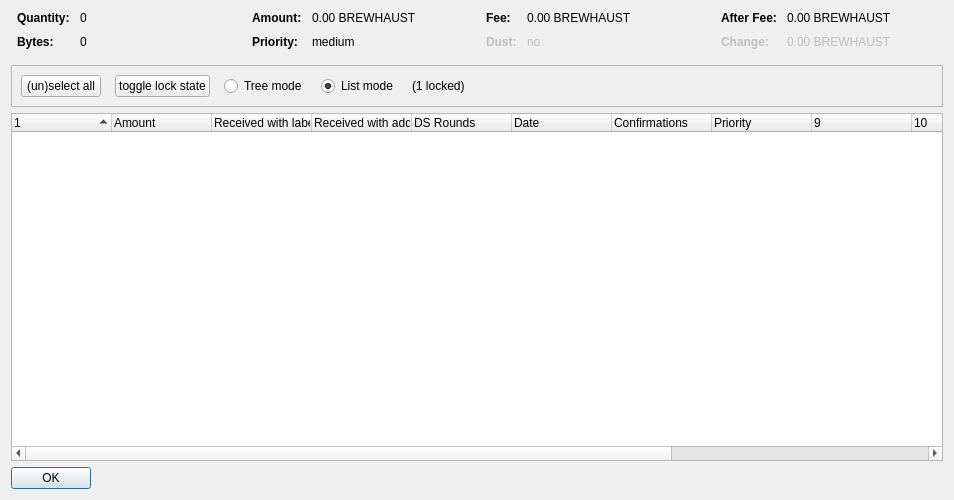
<?xml version="1.0" encoding="UTF-8"?>
<ui version="4.0">
 <class>CoinControlDialog</class>
 <widget class="QDialog" name="CoinControlDialog">
  <property name="geometry">
   <rect>
    <x>0</x>
    <y>0</y>
    <width>954</width>
    <height>500</height>
   </rect>
  </property>
  <property name="windowTitle">
   <string>Coin Selection</string>
  </property>
  <layout class="QVBoxLayout" name="verticalLayout">
   <item>
    <layout class="QHBoxLayout" name="horizontalLayoutTop" stretch="0,0,0,0">
     <property name="topMargin">
      <number>0</number>
     </property>
     <property name="bottomMargin">
      <number>10</number>
     </property>
     <item>
      <layout class="QFormLayout" name="formLayoutCoinControl1">
       <property name="horizontalSpacing">
        <number>10</number>
       </property>
       <property name="verticalSpacing">
        <number>10</number>
       </property>
       <property name="leftMargin">
        <number>6</number>
       </property>
       <property name="rightMargin">
        <number>6</number>
       </property>
       <item row="0" column="0">
        <widget class="QLabel" name="labelCoinControlQuantityText">
         <property name="font">
          <font>
           <weight>75</weight>
           <bold>true</bold>
          </font>
         </property>
         <property name="text">
          <string>Quantity:</string>
         </property>
        </widget>
       </item>
       <item row="0" column="1">
        <widget class="QLabel" name="labelCoinControlQuantity">
         <property name="cursor">
          <cursorShape>IBeamCursor</cursorShape>
         </property>
         <property name="contextMenuPolicy">
          <enum>Qt::ActionsContextMenu</enum>
         </property>
         <property name="text">
          <string notr="true">0</string>
         </property>
         <property name="textInteractionFlags">
          <set>Qt::LinksAccessibleByMouse|Qt::TextSelectableByKeyboard|Qt::TextSelectableByMouse</set>
         </property>
        </widget>
       </item>
       <item row="1" column="0">
        <widget class="QLabel" name="labelCoinControlBytesText">
         <property name="font">
          <font>
           <weight>75</weight>
           <bold>true</bold>
          </font>
         </property>
         <property name="text">
          <string>Bytes:</string>
         </property>
        </widget>
       </item>
       <item row="1" column="1">
        <widget class="QLabel" name="labelCoinControlBytes">
         <property name="cursor">
          <cursorShape>IBeamCursor</cursorShape>
         </property>
         <property name="contextMenuPolicy">
          <enum>Qt::ActionsContextMenu</enum>
         </property>
         <property name="text">
          <string notr="true">0</string>
         </property>
         <property name="textInteractionFlags">
          <set>Qt::LinksAccessibleByMouse|Qt::TextSelectableByKeyboard|Qt::TextSelectableByMouse</set>
         </property>
        </widget>
       </item>
      </layout>
     </item>
     <item>
      <layout class="QFormLayout" name="formLayoutCoinControl2">
       <property name="horizontalSpacing">
        <number>10</number>
       </property>
       <property name="verticalSpacing">
        <number>10</number>
       </property>
       <property name="leftMargin">
        <number>6</number>
       </property>
       <property name="rightMargin">
        <number>6</number>
       </property>
       <item row="0" column="0">
        <widget class="QLabel" name="labelCoinControlAmountText">
         <property name="font">
          <font>
           <weight>75</weight>
           <bold>true</bold>
          </font>
         </property>
         <property name="text">
          <string>Amount:</string>
         </property>
        </widget>
       </item>
       <item row="0" column="1">
        <widget class="QLabel" name="labelCoinControlAmount">
         <property name="cursor">
          <cursorShape>IBeamCursor</cursorShape>
         </property>
         <property name="contextMenuPolicy">
          <enum>Qt::ActionsContextMenu</enum>
         </property>
         <property name="text">
          <string notr="true">0.00 BREWHAUST</string>
         </property>
         <property name="textInteractionFlags">
          <set>Qt::LinksAccessibleByMouse|Qt::TextSelectableByKeyboard|Qt::TextSelectableByMouse</set>
         </property>
        </widget>
       </item>
       <item row="1" column="0">
        <widget class="QLabel" name="labelCoinControlPriorityText">
         <property name="font">
          <font>
           <weight>75</weight>
           <bold>true</bold>
          </font>
         </property>
         <property name="text">
          <string>Priority:</string>
         </property>
        </widget>
       </item>
       <item row="1" column="1">
        <widget class="QLabel" name="labelCoinControlPriority">
         <property name="cursor">
          <cursorShape>IBeamCursor</cursorShape>
         </property>
         <property name="contextMenuPolicy">
          <enum>Qt::ActionsContextMenu</enum>
         </property>
         <property name="text">
          <string>medium</string>
         </property>
         <property name="textInteractionFlags">
          <set>Qt::LinksAccessibleByMouse|Qt::TextSelectableByKeyboard|Qt::TextSelectableByMouse</set>
         </property>
        </widget>
       </item>
      </layout>
     </item>
     <item>
      <layout class="QFormLayout" name="formLayoutCoinControl3">
       <property name="horizontalSpacing">
        <number>10</number>
       </property>
       <property name="verticalSpacing">
        <number>10</number>
       </property>
       <property name="leftMargin">
        <number>6</number>
       </property>
       <property name="rightMargin">
        <number>6</number>
       </property>
       <item row="0" column="0">
        <widget class="QLabel" name="labelCoinControlFeeText">
         <property name="font">
          <font>
           <weight>75</weight>
           <bold>true</bold>
          </font>
         </property>
         <property name="text">
          <string>Fee:</string>
         </property>
        </widget>
       </item>
       <item row="0" column="1">
        <widget class="QLabel" name="labelCoinControlFee">
         <property name="cursor">
          <cursorShape>IBeamCursor</cursorShape>
         </property>
         <property name="contextMenuPolicy">
          <enum>Qt::ActionsContextMenu</enum>
         </property>
         <property name="text">
          <string notr="true">0.00 BREWHAUST</string>
         </property>
         <property name="textInteractionFlags">
          <set>Qt::LinksAccessibleByMouse|Qt::TextSelectableByKeyboard|Qt::TextSelectableByMouse</set>
         </property>
        </widget>
       </item>
       <item row="1" column="0">
        <widget class="QLabel" name="labelCoinControlLowOutputText">
         <property name="enabled">
          <bool>false</bool>
         </property>
         <property name="font">
          <font>
           <weight>75</weight>
           <bold>true</bold>
          </font>
         </property>
         <property name="text">
          <string>Dust:</string>
         </property>
        </widget>
       </item>
       <item row="1" column="1">
        <widget class="QLabel" name="labelCoinControlLowOutput">
         <property name="enabled">
          <bool>false</bool>
         </property>
         <property name="cursor">
          <cursorShape>IBeamCursor</cursorShape>
         </property>
         <property name="contextMenuPolicy">
          <enum>Qt::ActionsContextMenu</enum>
         </property>
         <property name="text">
          <string>no</string>
         </property>
         <property name="textInteractionFlags">
          <set>Qt::LinksAccessibleByMouse|Qt::TextSelectableByKeyboard|Qt::TextSelectableByMouse</set>
         </property>
        </widget>
       </item>
      </layout>
     </item>
     <item>
      <layout class="QFormLayout" name="formLayoutCoinControl4">
       <property name="horizontalSpacing">
        <number>10</number>
       </property>
       <property name="verticalSpacing">
        <number>10</number>
       </property>
       <property name="leftMargin">
        <number>6</number>
       </property>
       <property name="rightMargin">
        <number>6</number>
       </property>
       <item row="0" column="0">
        <widget class="QLabel" name="labelCoinControlAfterFeeText">
         <property name="font">
          <font>
           <weight>75</weight>
           <bold>true</bold>
          </font>
         </property>
         <property name="text">
          <string>After Fee:</string>
         </property>
        </widget>
       </item>
       <item row="0" column="1">
        <widget class="QLabel" name="labelCoinControlAfterFee">
         <property name="cursor">
          <cursorShape>IBeamCursor</cursorShape>
         </property>
         <property name="contextMenuPolicy">
          <enum>Qt::ActionsContextMenu</enum>
         </property>
         <property name="text">
          <string notr="true">0.00 BREWHAUST</string>
         </property>
         <property name="textInteractionFlags">
          <set>Qt::LinksAccessibleByMouse|Qt::TextSelectableByKeyboard|Qt::TextSelectableByMouse</set>
         </property>
        </widget>
       </item>
       <item row="1" column="0">
        <widget class="QLabel" name="labelCoinControlChangeText">
         <property name="enabled">
          <bool>false</bool>
         </property>
         <property name="font">
          <font>
           <weight>75</weight>
           <bold>true</bold>
          </font>
         </property>
         <property name="text">
          <string>Change:</string>
         </property>
        </widget>
       </item>
       <item row="1" column="1">
        <widget class="QLabel" name="labelCoinControlChange">
         <property name="enabled">
          <bool>false</bool>
         </property>
         <property name="cursor">
          <cursorShape>IBeamCursor</cursorShape>
         </property>
         <property name="contextMenuPolicy">
          <enum>Qt::ActionsContextMenu</enum>
         </property>
         <property name="text">
          <string notr="true">0.00 BREWHAUST</string>
         </property>
         <property name="textInteractionFlags">
          <set>Qt::LinksAccessibleByMouse|Qt::TextSelectableByKeyboard|Qt::TextSelectableByMouse</set>
         </property>
        </widget>
       </item>
      </layout>
     </item>
    </layout>
   </item>
   <item>
    <widget class="QFrame" name="frame">
     <property name="minimumSize">
      <size>
       <width>0</width>
       <height>40</height>
      </size>
     </property>
     <property name="frameShape">
      <enum>QFrame::StyledPanel</enum>
     </property>
     <property name="frameShadow">
      <enum>QFrame::Sunken</enum>
     </property>
     <layout class="QHBoxLayout" name="horizontalLayout">
      <item>
       <layout class="QHBoxLayout" name="horizontalLayoutPanel" stretch="0,0,0,0,0,0">
        <property name="spacing">
         <number>14</number>
        </property>
        <item>
         <widget class="QPushButton" name="pushButtonSelectAll">
          <property name="sizePolicy">
           <sizepolicy hsizetype="Maximum" vsizetype="Fixed">
            <horstretch>0</horstretch>
            <verstretch>0</verstretch>
           </sizepolicy>
          </property>
          <property name="text">
           <string>(un)select all</string>
          </property>
          <property name="autoDefault">
           <bool>false</bool>
          </property>
         </widget>
        </item>
        <item>
         <widget class="QPushButton" name="pushButtonToggleLock">
          <property name="sizePolicy">
           <sizepolicy hsizetype="Maximum" vsizetype="Fixed">
            <horstretch>0</horstretch>
            <verstretch>0</verstretch>
           </sizepolicy>
          </property>
          <property name="text">
           <string>toggle lock state</string>
          </property>
          <property name="autoDefault">
           <bool>false</bool>
          </property>
         </widget>
        </item>
        <item>
         <widget class="QRadioButton" name="radioTreeMode">
          <property name="sizePolicy">
           <sizepolicy hsizetype="Maximum" vsizetype="Fixed">
            <horstretch>0</horstretch>
            <verstretch>0</verstretch>
           </sizepolicy>
          </property>
          <property name="text">
           <string>Tree mode</string>
          </property>
         </widget>
        </item>
        <item>
         <widget class="QRadioButton" name="radioListMode">
          <property name="sizePolicy">
           <sizepolicy hsizetype="Maximum" vsizetype="Fixed">
            <horstretch>0</horstretch>
            <verstretch>0</verstretch>
           </sizepolicy>
          </property>
          <property name="text">
           <string>List mode</string>
          </property>
          <property name="checked">
           <bool>true</bool>
          </property>
         </widget>
        </item>
        <item>
         <widget class="QLabel" name="labelLocked">
          <property name="text">
           <string>(1 locked)</string>
          </property>
         </widget>
        </item>
        <item>
         <spacer name="horizontalSpacer">
          <property name="orientation">
           <enum>Qt::Horizontal</enum>
          </property>
          <property name="sizeHint" stdset="0">
           <size>
            <width>40</width>
            <height>20</height>
           </size>
          </property>
         </spacer>
        </item>
       </layout>
      </item>
     </layout>
    </widget>
   </item>
   <item>
    <widget class="CoinControlTreeWidget" name="treeWidget">
     <property name="contextMenuPolicy">
      <enum>Qt::CustomContextMenu</enum>
     </property>
     <property name="sortingEnabled">
      <bool>false</bool>
     </property>
     <property name="columnCount">
      <number>13</number>
     </property>
     <attribute name="headerShowSortIndicator" stdset="0">
      <bool>true</bool>
     </attribute>
     <attribute name="headerStretchLastSection">
      <bool>false</bool>
     </attribute>
     <column>
      <property name="text">
       <string/>
      </property>
     </column>
     <column>
      <property name="text">
       <string>Amount</string>
      </property>
     </column>
     <column>
      <property name="text">
       <string>Received with label</string>
      </property>
     </column>
     <column>
      <property name="text">
       <string>Received with address</string>
      </property>
     </column>
     <column>
      <property name="text">
       <string>DS Rounds</string>
      </property>
     </column>
     <column>
      <property name="text">
       <string>Date</string>
      </property>
     </column>
     <column>
      <property name="text">
       <string>Confirmations</string>
      </property>
      <property name="toolTip">
       <string>Confirmed</string>
      </property>
     </column>
     <column>
      <property name="text">
       <string>Priority</string>
      </property>
     </column>
     <column>
      <property name="text">
       <string/>
      </property>
     </column>
     <column>
      <property name="text">
       <string/>
      </property>
     </column>
     <column>
      <property name="text">
       <string/>
      </property>
     </column>
     <column>
      <property name="text">
       <string/>
      </property>
     </column>
     <column>
      <property name="text">
       <string/>
      </property>
     </column>
    </widget>
   </item>
   <item>
    <widget class="QDialogButtonBox" name="buttonBox">
     <property name="sizePolicy">
      <sizepolicy hsizetype="Maximum" vsizetype="Fixed">
       <horstretch>0</horstretch>
       <verstretch>0</verstretch>
      </sizepolicy>
     </property>
     <property name="orientation">
      <enum>Qt::Horizontal</enum>
     </property>
     <property name="standardButtons">
      <set>QDialogButtonBox::Ok</set>
     </property>
    </widget>
   </item>
  </layout>
 </widget>
 <customwidgets>
  <customwidget>
   <class>CoinControlTreeWidget</class>
   <extends>QTreeWidget</extends>
   <header>coincontroltreewidget.h</header>
  </customwidget>
 </customwidgets>
 <resources/>
 <connections/>
</ui>
